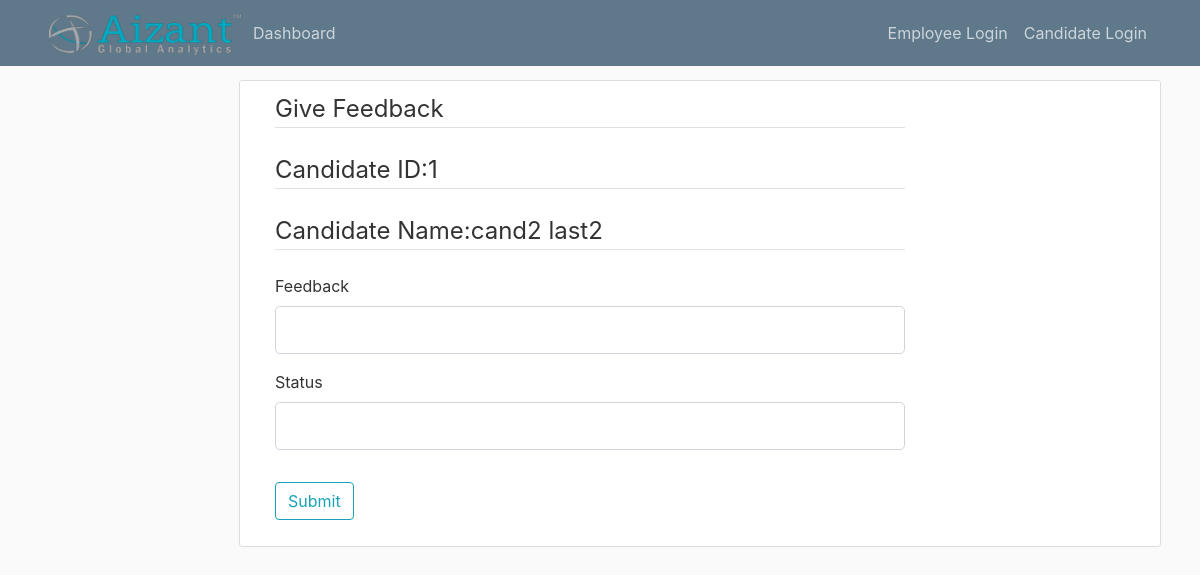
The page /manager_feedback/1 on the database as committed earlier.
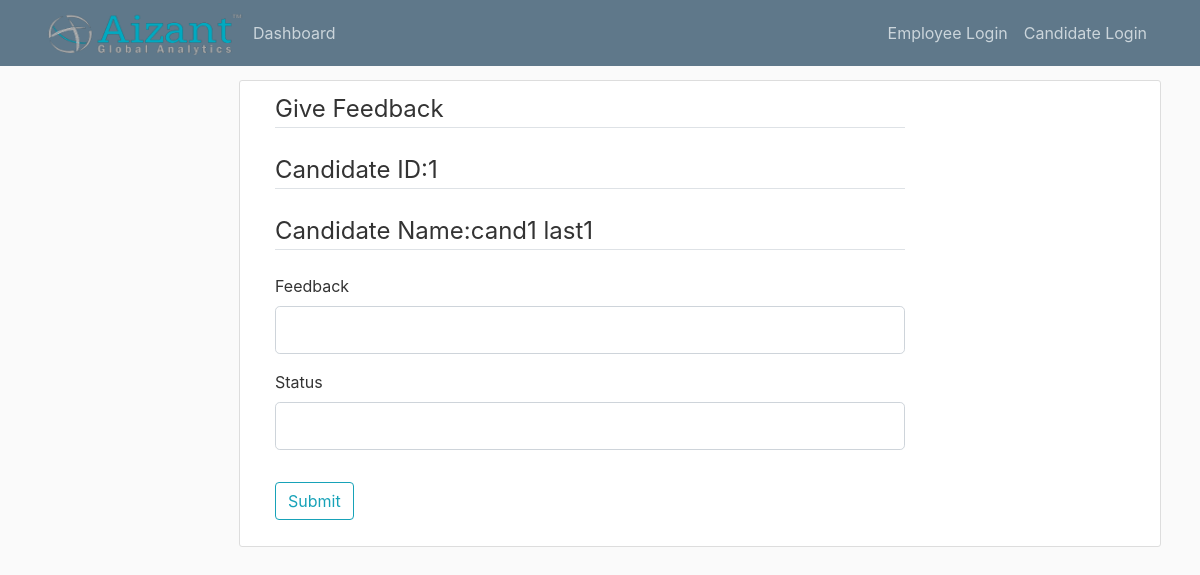
The same page on the database as committed later.
### app/models.py (models this page shows, shortened)
class Candidate(db.Model):
    id = db.Column(db.Integer, primary_key=True)
    first_name = db.Column(db.String(20))
    last_name = db.Column(db.String(20))
    contact_number = db.Column(db.String(10))
    email = db.Column(db.String(100), unique=True)
    password = db.Column(db.String(255))
    pan_card = db.Column(db.String(10))
    current_location = db.Column(db.String(20))
    status = db.Column(db.String(10))
    candidate_compensation = db.relationship('CandidateCompensation', backref='candidate', uselist=False)  # one to
    candidate_professions = db.relationship('CandidateProfession', backref='candidate')  # one to many with candidate
    candidate_educations = db.relationship('CandidateEducation', backref='candidate')  # one to many w education
    positions_applied = db.relationship('Position', secondary=applied_to, lazy='subquery',
                                        backref=db.backref('candidates', lazy=True))

### app/routes.py (the view, shortened to what this page needs)
@app.route('/manager_feedback/<int:candidate_id>', methods=['GET', 'POST'])
def manager_feedback(candidate_id):
    form = ManagerFeedbackForm()
    candidate = Candidate.query.get_or_404(candidate_id)
    if request.method == 'GET':
        return render_template('manager_feedback.html', candidate=candidate, form=form)

### app/forms.py
class ManagerFeedbackForm(FlaskForm):
    feedback = StringField('Feedback', validators=[DataRequired()])
    candidate_status = StringField('Status',validators=[DataRequired()])
    submit = SubmitField('Submit')

### app/templates/manager_feedback.html (shortened to what this page needs)
{% extends 'manager_layout.html' %}
{% block content %}
    <div class="content-section">
        <form method="post" action="" class="col-md-9">
            <fieldset class="form-group">
                <legend class="border-bottom mb-4">Give Feedback </legend>
                <legend class="border-bottom mb-4">Candidate ID:{{ candidate.id }}</legend>
                <legend class="border-bottom mb-4">Candidate Name:{{ candidate.first_name }} {{ candidate.last_name }}</legend>
                <div class="form-group">
                    {{ form.feedback.label(class="form-control-label") }}
                    {{ form.feedback(class="form-control form-control-lg") }}
                </div>
                <div class="form-group">
                    {{ form.candidate_status.label(class="form-control-label") }}
                    {{ form.candidate_status(class="form-control form-control-lg") }}
                </div>
            </fieldset>
            <div class="form-group">
                {{ form.submit(class="btn btn-outline-info") }}
            </div>
        </form>
    </div>
{% endblock content %}

Rows that differ between the two databases and show on the page:
changed Candidate id 1: first_name "cand2" → "cand1"; last_name "last2" → "last1"
